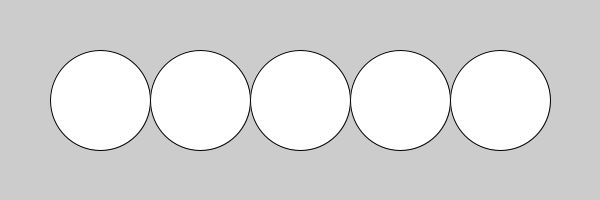
Frame 1 (no input)
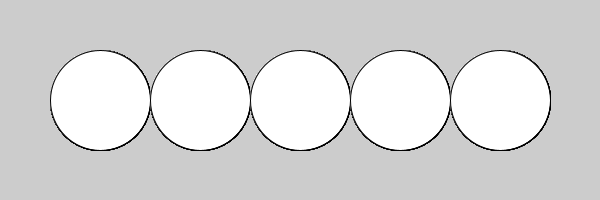
Frame 60 (the mouse pressed at the canvas centre just before this capture)
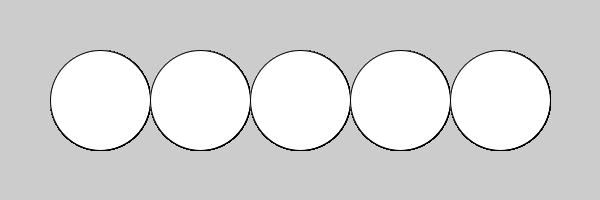
Frame 120 (the mouse held since frame 60 and released just before this capture)

The Processing sketch that drew these frames (run headless with seeded random() and noise(); from frame 60 on, the mouse is pressed at the canvas centre):

// Processing sketch: w_2_3
// ── w_2_3.pde
void setup()
{
  size(600, 200);
}

void draw()
{
  int x = 100;
  int y = 100;
  for(int i = 1; i <= 5; i++)
  {
    circle(x * i, y, 100);
  }
}
